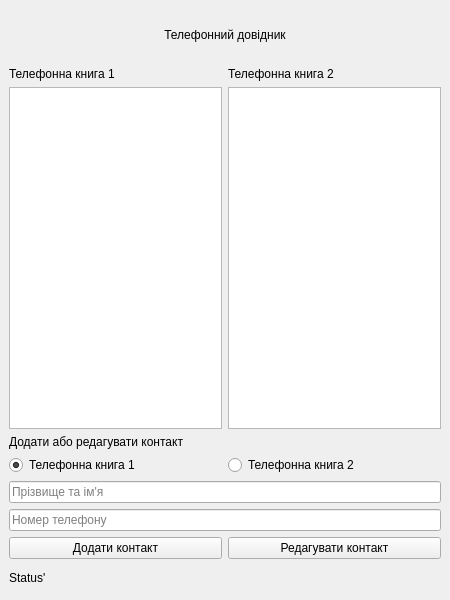
<?xml version="1.0" encoding="UTF-8"?>
<ui version="4.0">
 <class>MainWindow</class>
 <widget class="QMainWindow" name="MainWindow">
  <property name="geometry">
   <rect>
    <x>0</x>
    <y>0</y>
    <width>450</width>
    <height>600</height>
   </rect>
  </property>
  <property name="windowTitle">
   <string>MainWindow</string>
  </property>
  <widget class="QWidget" name="centralwidget">
   <layout class="QVBoxLayout" name="verticalLayout_5" stretch="2,14,4,1">
    <item>
     <widget class="QLabel" name="title">
      <property name="text">
       <string>Телефонний довідник</string>
      </property>
      <property name="alignment">
       <set>Qt::AlignmentFlag::AlignCenter</set>
      </property>
     </widget>
    </item>
    <item>
     <layout class="QHBoxLayout" name="horizontalLayout">
      <item>
       <layout class="QVBoxLayout" name="verticalLayout">
        <item>
         <widget class="QLabel" name="label_phone_book1">
          <property name="text">
           <string>Телефонна книга 1</string>
          </property>
         </widget>
        </item>
        <item>
         <widget class="QListWidget" name="listWidget_phone_book1"/>
        </item>
       </layout>
      </item>
      <item>
       <layout class="QVBoxLayout" name="verticalLayout_2">
        <item>
         <widget class="QLabel" name="label_phone_book2">
          <property name="text">
           <string>Телефонна книга 2</string>
          </property>
         </widget>
        </item>
        <item>
         <widget class="QListWidget" name="listWidget_phone_book2"/>
        </item>
       </layout>
      </item>
     </layout>
    </item>
    <item>
     <layout class="QVBoxLayout" name="verticalLayout_4">
      <item>
       <widget class="QLabel" name="label_4">
        <property name="text">
         <string>Додати або редагувати контакт</string>
        </property>
       </widget>
      </item>
      <item>
       <layout class="QHBoxLayout" name="horizontalLayout_3">
        <item>
         <widget class="QRadioButton" name="radioButton_phone_book1">
          <property name="text">
           <string>Телефонна книга 1</string>
          </property>
          <property name="checked">
           <bool>true</bool>
          </property>
          <attribute name="buttonGroup">
           <string notr="true">buttonGroup</string>
          </attribute>
         </widget>
        </item>
        <item>
         <widget class="QRadioButton" name="radioButton_phone_book2">
          <property name="text">
           <string>Телефонна книга 2</string>
          </property>
          <attribute name="buttonGroup">
           <string notr="true">buttonGroup</string>
          </attribute>
         </widget>
        </item>
       </layout>
      </item>
      <item>
       <layout class="QVBoxLayout" name="verticalLayout_3">
        <item>
         <widget class="QLineEdit" name="input_name">
          <property name="placeholderText">
           <string>Прізвище та ім'я</string>
          </property>
         </widget>
        </item>
        <item>
         <widget class="QLineEdit" name="input_phone_number">
          <property name="placeholderText">
           <string>Номер телефону</string>
          </property>
         </widget>
        </item>
       </layout>
      </item>
      <item>
       <layout class="QHBoxLayout" name="horizontalLayout_2">
        <item>
         <widget class="QPushButton" name="pushButton_add_contact">
          <property name="text">
           <string>Додати контакт</string>
          </property>
         </widget>
        </item>
        <item>
         <widget class="QPushButton" name="pushButton_edit_contact">
          <property name="text">
           <string>Редагувати контакт</string>
          </property>
         </widget>
        </item>
       </layout>
      </item>
     </layout>
    </item>
    <item>
     <widget class="QLabel" name="label_status">
      <property name="text">
       <string>Status'</string>
      </property>
     </widget>
    </item>
   </layout>
  </widget>
 </widget>
 <resources/>
 <connections/>
 <buttongroups>
  <buttongroup name="buttonGroup"/>
 </buttongroups>
</ui>
